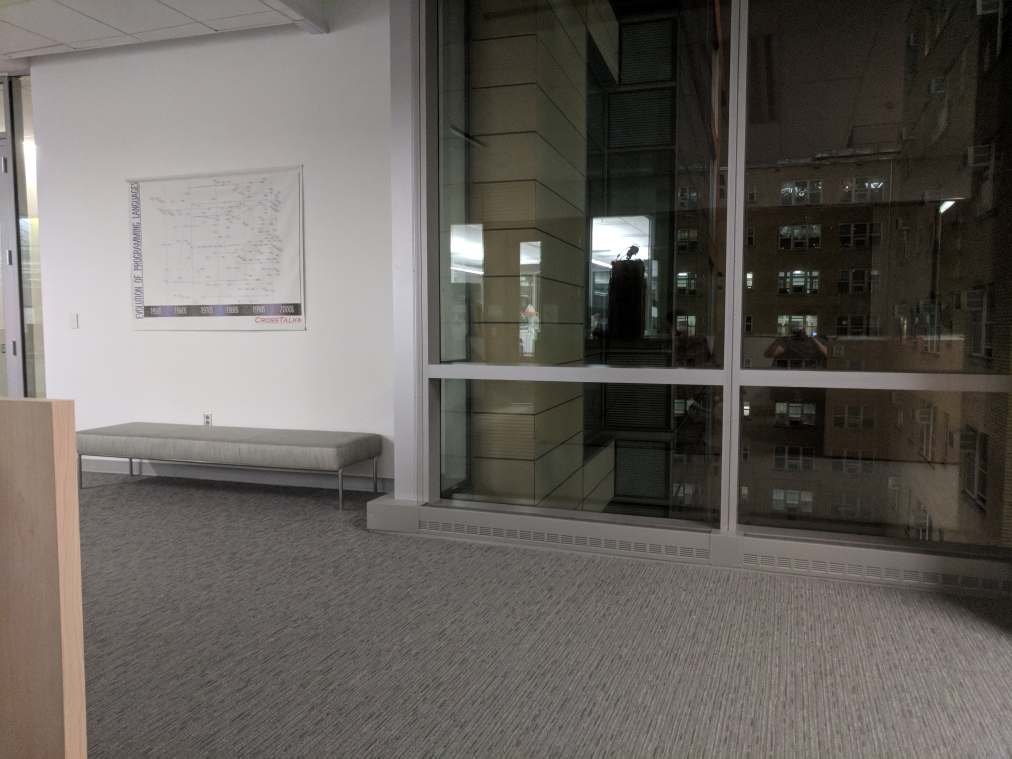
#> input picture src/panorama_stitching/images/image1.jpg, 4048 x 3036 px (shown at 1/4 size)
$ python stitch_test.py --1 images/image1.jpg --2 images/image2.jpg --3 images/image2.jpg --4 images/image2.jpg
#> lines starting #> are read from the running program, lines starting #| are printed output that depends on the picture; after the words box and inside, x2 and y2 are one past the last pixel; in counts of white or black regions, pixels touching at a corner belong together
### src/panorama_stitching/panorama.py
# import the necessary packages
import numpy as np
import imutils
import cv2

#Assuming 2x2 grid of images, take input in order of 4 color images and 4 thermal images
#We stitch together the top and bottom rows, then the results of those 2 together
#Additionally, we apply the same homography from the color to the thermal
#This is explained in more detail below and in the readme

class Stitcher:
	def __init__(self):
		# determine if we are using OpenCV v3.X
		self.isv3 = imutils.is_cv3()

	# [16 lines left out: function panorama, not called in this run]

	def stitch(self, images, ratio=0.75, reprojThresh=4.0,
		showMatches=False, left = False, right = False, down = False):
		# unpack the images, then detect keypoints and extract
		# local invariant descriptors from them
		(colorB, colorA, thermalB, thermalA) = images
		# We only need to extract descriptors from color since we are using the same homoraphy
		(kpsA, featuresA) = self.detectAndDescribe(colorA)
		(kpsB, featuresB) = self.detectAndDescribe(colorB)

		# match features between the  two images
		M = self.matchKeypoints(kpsA, kpsB,
			featuresA, featuresB, ratio, reprojThresh)

		# if the match is None, then there aren't enough matched keypoints to create a panorama
		if M is None:
			return None

		# otherwise, apply a perspective warp to stitch the images together
		(matches, H, status) = M
		# Image on the left side is warped
		if left:
			# warpPerspective's first input is the image to be warped, thus imageB.
			# second is the homography matrix, and then the dimensions of the result
			result = cv2.warpPerspective(colorB, H,
				(colorA.shape[1] + colorB.shape[1], colorA.shape[0]))
			result[0:colorB.shape[0], colorB.shape[1]:(colorB.shape[1]*2)] = colorA
			# Now apply same homography to stitch thermal
			resultThermal = cv2.warpPerspective(thermalB, H,
				thermalA.shape[1] + thermalB.shape[1], thermalA.shape[0])
			resultThermal[0:thermalB.shape[0], thermalB.shape[1]:(thermalB.shape[1]*2)] = thermalA
		elif down:
			result = cv2.warpPerspective(colorA, H,
				(colorA.shape[1], colorA.shape[0] + colorB.shape[0]))
			result[0:colorB.shape[0], 0:colorB.shape[1]] = colorB

			resultThermal = cv2.warpPerspective(thermalA, H,
				(thermalA.shape[1], thermalA.shape[0] + thermalB.shape[0]))
			resultThermal[0:thermalB.shape[0], 0:thermalB.shape[1]] = thermalB
		# Assume right if neither above is satisfied (primarily used)
		else:
			result = cv2.warpPerspective(colorA, H,
				(colorA.shape[1] + colorB.shape[1], colorA.shape[0]))
			result[0:colorB.shape[0], 0:colorB.shape[1]] = colorB

			resultThermal = cv2.warpPerspective(thermalA, H,
				(thermalA.shape[1] + thermalB.shape[1], thermalA.shape[0]))
			resultThermal[0:thermalB.shape[0], 0:thermalB.shape[1]] = thermalB
		# Image on the lower side is warped

		# Mostly for visualization/sanity check, visualize keypoint matches
		if showMatches:
			vis = self.drawMatches(colorB, colorA, kpsB, kpsA, matches,
				status)

			# Return a tuple of the stitched image and the visualization
			return (result, resultThermal, vis)

		# Otherwise just return the stitched images
		return (result, resultThermal)

	def detectAndDescribe(self, image):
		# Convert the image to grayscale
		gray = cv2.cvtColor(image, cv2.COLOR_BGR2GRAY)

		# Assuming that we are using OpenCV 3
		# detect and extract features from the image
		descriptor = cv2.xfeatures2d.SIFT_create()
		(kps, features) = descriptor.detectAndCompute(image, None)

		# convert the keypoints from KeyPoint objects to NumPy arrays
		kps = np.float32([kp.pt for kp in kps])

		# return a tuple of keypoints and features
		return (kps, features)

	def matchKeypoints(self, kpsA, kpsB, featuresA, featuresB,
		ratio, reprojThresh):
		# compute the raw matches and initialize the list of actual
		# matches
		matcher = cv2.DescriptorMatcher_create("BruteForce")
		rawMatches = matcher.knnMatch(featuresA, featuresB, 2)
		matches = []

		# loop over the raw matches
		for m in rawMatches:
			# ensure the distance is within a certain ratio of each
			# other (i.e. Lowe's ratio test)
			if len(m) == 2 and m[0].distance < m[1].distance * ratio:
				matches.append((m[0].trainIdx, m[0].queryIdx))

		# computing a homography requires at least 4 matches
		if len(matches) > 4:
			# construct the two sets of points
			ptsA = np.float32([kpsA[i] for (_, i) in matches])
			ptsB = np.float32([kpsB[i] for (i, _) in matches])

			# compute the homography between the two sets of points
			(H, status) = cv2.findHomography(ptsA, ptsB, cv2.RANSAC,
				reprojThresh)

			# return the matches along with the homograpy matrix
			# and status of each matched point
			return (matches, H, status)

		# otherwise, no homograpy could be computed
		return None

	def drawMatches(self, imageA, imageB, kpsA, kpsB, matches, status):
		# initialize the output visualization image
		(hA, wA) = imageA.shape[:2]
		(hB, wB) = imageB.shape[:2]
		vis = np.zeros((max(hA, hB), wA + wB, 3), dtype="uint8")
		vis[0:hA, 0:wA] = imageA
		vis[0:hB, wA:] = imageB

		# loop over the matches
		for ((trainIdx, queryIdx), s) in zip(matches, status):
			# only process the match if the keypoint was successfully
			# matched
			if s == 1:
				# draw the match
				ptA = (int(kpsA[queryIdx][0]), int(kpsA[queryIdx][1]))
				ptB = (int(kpsB[trainIdx][0]) + wA, int(kpsB[trainIdx][1]))
				cv2.line(vis, ptA, ptB, (0, 255, 0), 1)

		# return the visualization
		return vis

### src/panorama_stitching/stitch_test.py
# USAGE
# python stitch.py --11 images/lab_01.png --12 images/lab_12.png ... --24 images/lab_24

from panorama import Stitcher
import argparse
import imutils
import cv2

# construct the argument parse and parse the arguments
ap = argparse.ArgumentParser()

ap.add_argument("--1", required=True,
	help="path to the first color image, first row")
ap.add_argument("--2", required=True,
	help="path to the second color image, first row")
ap.add_argument("--3", required=True,
 	help="path to the first color image, second row")
ap.add_argument("--4", required=True,
	help="path to the second color image, second row")
# ap.add_argument("--5", required=True,
# 	help="path to the first thermal image, second row")
# ap.add_argument("--6", required=True,
# 	help="path to the second thermal image, second row")
# ap.add_argument("--7", required=True,
# 	help="path to the third thermal image, second row")
# ap.add_argument("--8", required=True,
# 	help="path to the fourth thermal image, second row")

args = vars(ap.parse_args())

img1 = cv2.imread(args["1"])
#> img1 is the input picture: shape (3036, 4048, 3); mean B, G, R 93.2, 97.9, 102.3
img2 = cv2.imread(args["2"])
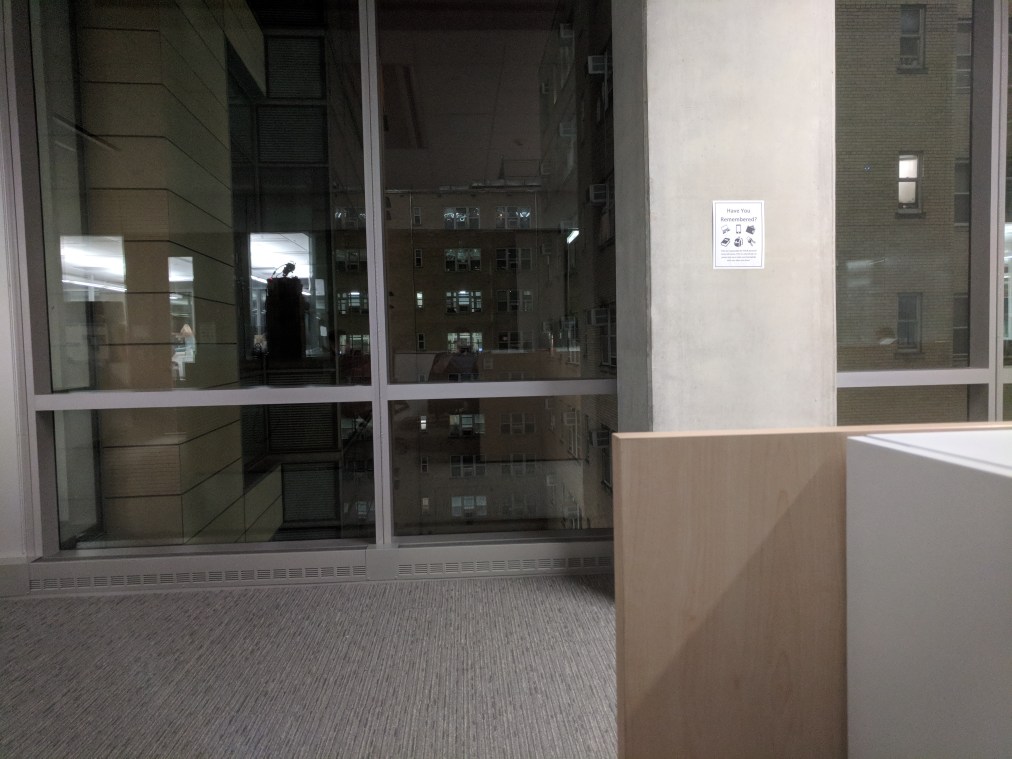
#> input picture src/panorama_stitching/images/image2.jpg, 4048 x 3036 px (shown at 1/4 size)
#> img2 is the input picture: shape (3036, 4048, 3); mean B, G, R 87.5, 92.7, 97.1
img3 = cv2.imread(args["3"])
img4 = cv2.imread(args["4"])
# [4 lines of commented-out code are left out]

img1 = imutils.resize(img1, width=400)
#> img1: shape (300, 400, 3)
img2 = imutils.resize(img2, width=400)
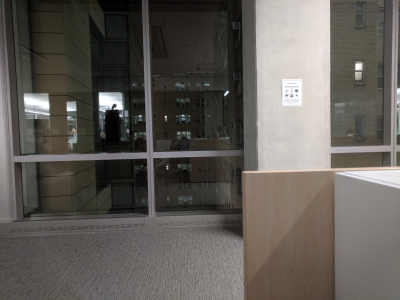
#> img2: shape (300, 400, 3); mean B, G, R 87.5, 92.7, 97.1
img3 = imutils.resize(img3, width=400)
img4 = imutils.resize(img4, width=400)

stitcher = Stitcher()
(resultHOR, result, vis1) = stitcher.stitch([img1, img2, img1, img2], showMatches=True)
#> in detectAndDescribe, `(kps, features) = descriptor.detectAndCompute(image, None)`: kps = 241 keypoints; strongest (x, y, size): (108, 101, 13.8), (227, 92, 2), (114, 105, 2.4), (358, 66, 5)
#> in detectAndDescribe, `kps = np.float32([kp.pt for kp in kps])`: kps = 241 pairs, first value 15.04 to 395.8, second value 10.1 to 291.2
#> in stitch, `(kpsA, featuresA) = self.detectAndDescribe(colorA)`: kpsA has the same summary as kps in detectAndDescribe
#> in detectAndDescribe (call 2), `(kps, features) = descriptor.detectAndCompute(image, None)`: kps = 259 keypoints; strongest (x, y, size): (243, 94, 13.8), (374, 81, 2.5), (250, 99, 2.3), (184, 98, 10.1)
#> in stitch, `(kpsB, featuresB) = self.detectAndDescribe(colorB)`: kpsB = 259 pairs, first value 4.75 to 390.7, second value 4.14 to 282.4
#> in matchKeypoints, `rawMatches = matcher.knnMatch(featuresA, featuresB, 2)`: rawMatches = 241 matches
#> after the loop in matchKeypoints, `for m in rawMatches:`: matches = 56 pairs, first value 66 to 245, second value 3 to 225
#> in matchKeypoints, `ptsA = np.float32([kpsA[i] for (_, i) in matches])`: ptsA = 56 pairs, first value 17.6 to 357.8, second value 75.71 to 215.2
#> in matchKeypoints, `ptsB = np.float32([kpsB[i] for (i, _) in matches])`: ptsB = 56 pairs, first value 172 to 345.3, second value 74.52 to 208.1
#> in matchKeypoints, `(H, status) = cv2.findHomography(ptsA, ptsB, cv2.RANSAC, reprojThresh)`: H = [[0.529, 0.0547, 157], [-0.132, 0.928, 5.9], [-0.00116, 0.000305, 1]]; status = 56 values, max 1 at index 0, min 0 at index 30, mean 0.804
#> in stitch, `result = cv2.warpPerspective(colorA, H, (colorA.shape[1] + colorB.shap..`:
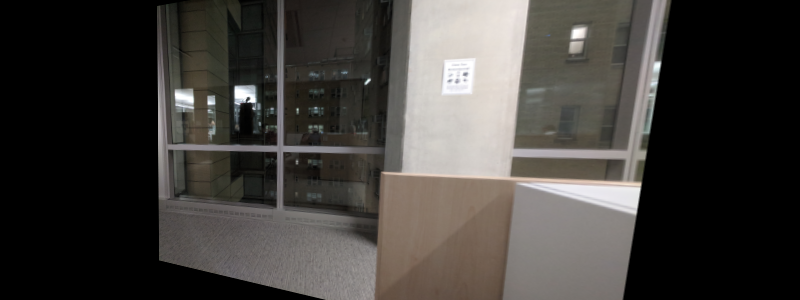
#> result: shape (300, 800, 3); mean B, G, R 58.9, 62.3, 65.2
#> in stitch, `result[0:colorB.shape[0], 0:colorB.shape[1]] = colorB`:
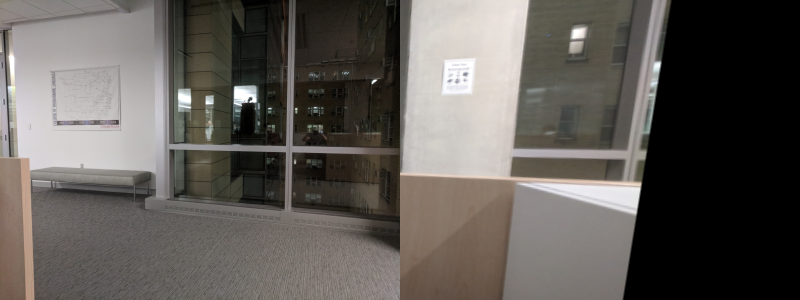
#> result: shape (300, 800, 3); mean B, G, R 87.2, 91.7, 96
#> in drawMatches, `vis[0:hA, 0:wA] = imageA`:
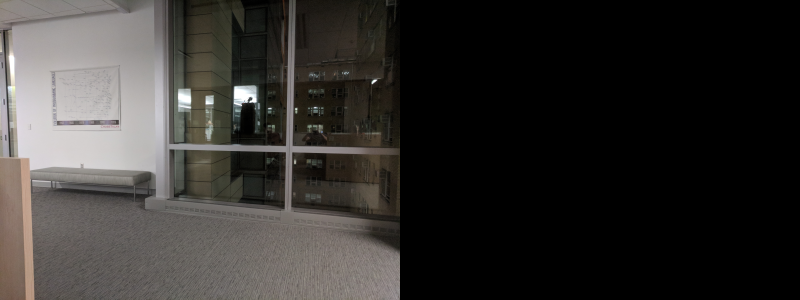
#> vis: shape (300, 800, 3); mean B, G, R 46.6, 48.9, 51.2
#> in drawMatches, `vis[0:hB, wA:] = imageB`:
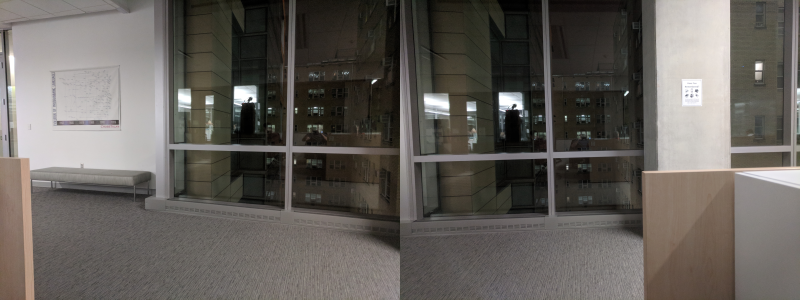
#> vis: shape (300, 800, 3); mean B, G, R 90.4, 95.3, 99.7
#> the loop in drawMatches, `for ((trainIdx, queryIdx), s) in zip(matches, status):` made 55 passes
#> (trainIdx, queryIdx, s, ptA, ptB) on passes 1 to 12: (67, 3, [1], (5, 132), (506, 119)), (66, 4, [1], (7, 82), (505, 173)), (68, 11, [1], (11, 23), (506, 133)), (71, 13, [1], (11, 105), (508, 100)), (82, 20, [1], (33, 230), (519, 106)), (91, 21, [1], (33, 234), (530, 125)), (88, 22, [1], (33, 241), (526, 113)), (91, 23, [1], (34, 260), (530, 125)), (93, 26, [1], (34, 282), (531, 150)), (94, 27, [1], (35, 251), (533, 101)), (96, 28, [1], (36, 261), (535, 133)), (99, 29, [1], (37, 194), (536, 167))
#> (trainIdx, queryIdx, s, ptA) on pass 55: (245, 176, [1], (284, 113))
#> after the loop in drawMatches, `for ((trainIdx, queryIdx), s) in zip(matches, status):`:
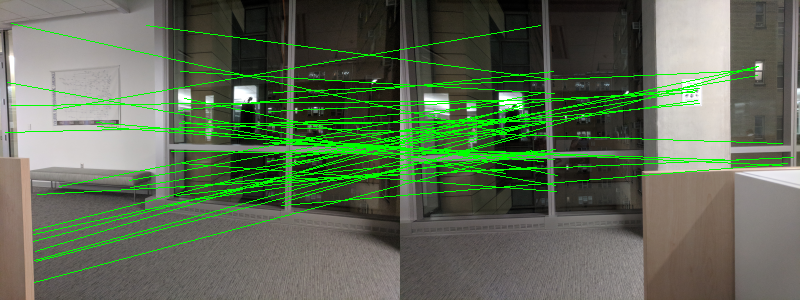
#> vis: shape (300, 800, 3); 7.18% of pixels changed, all inside (x1, y1, x2, y2) = (5, 23, 794, 283)
#> (the run stopped early here; a loop or call above may not have finished)
